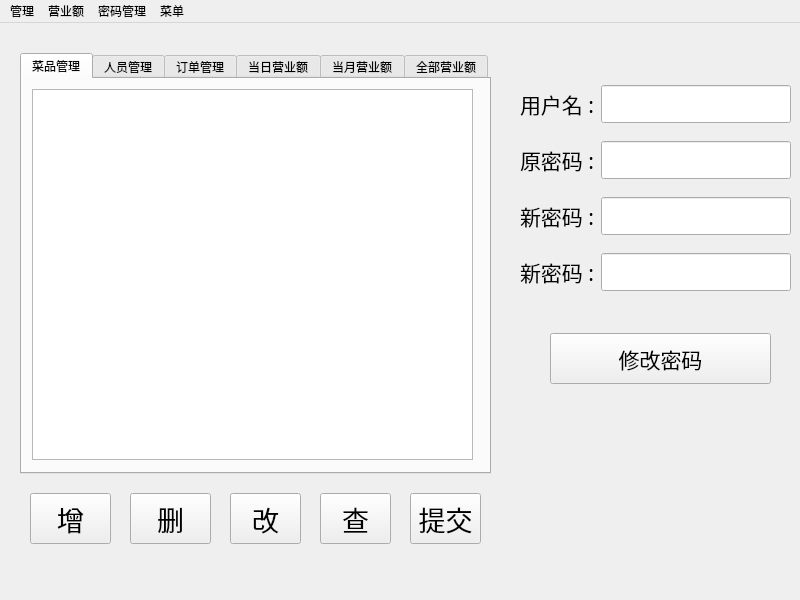
<?xml version="1.0" encoding="UTF-8"?>
<ui version="4.0">
 <class>adminWindow</class>
 <widget class="QMainWindow" name="adminWindow">
  <property name="geometry">
   <rect>
    <x>0</x>
    <y>0</y>
    <width>800</width>
    <height>600</height>
   </rect>
  </property>
  <property name="windowTitle">
   <string>管理员</string>
  </property>
  <widget class="QWidget" name="centralwidget">
   <widget class="QTabWidget" name="tabWidget">
    <property name="geometry">
     <rect>
      <x>20</x>
      <y>30</y>
      <width>471</width>
      <height>421</height>
     </rect>
    </property>
    <property name="currentIndex">
     <number>0</number>
    </property>
    <widget class="QWidget" name="adDishesTab">
     <attribute name="title">
      <string>菜品管理</string>
     </attribute>
     <widget class="QTableView" name="adDishesTabView">
      <property name="geometry">
       <rect>
        <x>10</x>
        <y>10</y>
        <width>441</width>
        <height>371</height>
       </rect>
      </property>
     </widget>
    </widget>
    <widget class="QWidget" name="adPeopleTab">
     <attribute name="title">
      <string>人员管理</string>
     </attribute>
     <widget class="QTableView" name="adPeopleTabView">
      <property name="geometry">
       <rect>
        <x>10</x>
        <y>10</y>
        <width>441</width>
        <height>371</height>
       </rect>
      </property>
     </widget>
    </widget>
    <widget class="QWidget" name="adOrderTab">
     <attribute name="title">
      <string>订单管理</string>
     </attribute>
     <widget class="QTableView" name="adOrderTabView">
      <property name="geometry">
       <rect>
        <x>10</x>
        <y>10</y>
        <width>441</width>
        <height>371</height>
       </rect>
      </property>
     </widget>
    </widget>
    <widget class="QWidget" name="adDayTab">
     <attribute name="title">
      <string>当日营业额</string>
     </attribute>
     <widget class="QTableView" name="adDayTabView">
      <property name="geometry">
       <rect>
        <x>10</x>
        <y>10</y>
        <width>441</width>
        <height>311</height>
       </rect>
      </property>
     </widget>
     <widget class="QLabel" name="adDaySumLab">
      <property name="geometry">
       <rect>
        <x>10</x>
        <y>340</y>
        <width>441</width>
        <height>51</height>
       </rect>
      </property>
      <property name="font">
       <font>
        <family>宋体</family>
        <pointsize>25</pointsize>
       </font>
      </property>
      <property name="layoutDirection">
       <enum>Qt::LeftToRight</enum>
      </property>
      <property name="text">
       <string>总计 : </string>
      </property>
      <property name="alignment">
       <set>Qt::AlignRight|Qt::AlignTrailing|Qt::AlignVCenter</set>
      </property>
     </widget>
    </widget>
    <widget class="QWidget" name="adMonthTab">
     <attribute name="title">
      <string>当月营业额</string>
     </attribute>
     <widget class="QTableView" name="adMonthTabView">
      <property name="geometry">
       <rect>
        <x>10</x>
        <y>10</y>
        <width>441</width>
        <height>311</height>
       </rect>
      </property>
     </widget>
     <widget class="QLabel" name="adMonthSumLab">
      <property name="geometry">
       <rect>
        <x>10</x>
        <y>340</y>
        <width>441</width>
        <height>51</height>
       </rect>
      </property>
      <property name="font">
       <font>
        <family>宋体</family>
        <pointsize>25</pointsize>
       </font>
      </property>
      <property name="layoutDirection">
       <enum>Qt::LeftToRight</enum>
      </property>
      <property name="text">
       <string>总计 : </string>
      </property>
      <property name="alignment">
       <set>Qt::AlignRight|Qt::AlignTrailing|Qt::AlignVCenter</set>
      </property>
     </widget>
    </widget>
    <widget class="QWidget" name="adDateTab">
     <attribute name="title">
      <string>全部营业额</string>
     </attribute>
     <widget class="QTableView" name="adDateTabView">
      <property name="geometry">
       <rect>
        <x>10</x>
        <y>10</y>
        <width>441</width>
        <height>311</height>
       </rect>
      </property>
     </widget>
     <widget class="QLabel" name="adDateSumLab">
      <property name="geometry">
       <rect>
        <x>10</x>
        <y>340</y>
        <width>441</width>
        <height>51</height>
       </rect>
      </property>
      <property name="font">
       <font>
        <family>宋体</family>
        <pointsize>25</pointsize>
       </font>
      </property>
      <property name="layoutDirection">
       <enum>Qt::LeftToRight</enum>
      </property>
      <property name="text">
       <string>总计 : </string>
      </property>
      <property name="alignment">
       <set>Qt::AlignRight|Qt::AlignTrailing|Qt::AlignVCenter</set>
      </property>
     </widget>
    </widget>
   </widget>
   <widget class="QPushButton" name="adAddButton">
    <property name="geometry">
     <rect>
      <x>30</x>
      <y>470</y>
      <width>81</width>
      <height>51</height>
     </rect>
    </property>
    <property name="font">
     <font>
      <family>宋体</family>
      <pointsize>20</pointsize>
     </font>
    </property>
    <property name="text">
     <string>增</string>
    </property>
   </widget>
   <widget class="QPushButton" name="adDelButton">
    <property name="geometry">
     <rect>
      <x>130</x>
      <y>470</y>
      <width>81</width>
      <height>51</height>
     </rect>
    </property>
    <property name="font">
     <font>
      <family>宋体</family>
      <pointsize>20</pointsize>
     </font>
    </property>
    <property name="text">
     <string>删</string>
    </property>
   </widget>
   <widget class="QPushButton" name="adChButton">
    <property name="geometry">
     <rect>
      <x>230</x>
      <y>470</y>
      <width>71</width>
      <height>51</height>
     </rect>
    </property>
    <property name="font">
     <font>
      <family>宋体</family>
      <pointsize>20</pointsize>
     </font>
    </property>
    <property name="text">
     <string>改</string>
    </property>
   </widget>
   <widget class="QPushButton" name="adSelButton">
    <property name="geometry">
     <rect>
      <x>320</x>
      <y>470</y>
      <width>71</width>
      <height>51</height>
     </rect>
    </property>
    <property name="font">
     <font>
      <family>宋体</family>
      <pointsize>20</pointsize>
     </font>
    </property>
    <property name="text">
     <string>查</string>
    </property>
   </widget>
   <widget class="QPushButton" name="adPwdButton">
    <property name="geometry">
     <rect>
      <x>550</x>
      <y>310</y>
      <width>221</width>
      <height>51</height>
     </rect>
    </property>
    <property name="font">
     <font>
      <family>宋体</family>
      <pointsize>16</pointsize>
     </font>
    </property>
    <property name="text">
     <string>修改密码</string>
    </property>
   </widget>
   <widget class="QPushButton" name="adSubButton">
    <property name="geometry">
     <rect>
      <x>410</x>
      <y>470</y>
      <width>71</width>
      <height>51</height>
     </rect>
    </property>
    <property name="font">
     <font>
      <family>宋体</family>
      <pointsize>20</pointsize>
     </font>
    </property>
    <property name="text">
     <string>提交</string>
    </property>
   </widget>
   <widget class="QWidget" name="layoutWidget">
    <property name="geometry">
     <rect>
      <x>520</x>
      <y>50</y>
      <width>271</width>
      <height>231</height>
     </rect>
    </property>
    <layout class="QVBoxLayout" name="verticalLayout">
     <item>
      <layout class="QHBoxLayout" name="horizontalLayout_4">
       <item>
        <widget class="QLabel" name="adNameLab">
         <property name="font">
          <font>
           <family>宋体</family>
           <pointsize>16</pointsize>
          </font>
         </property>
         <property name="text">
          <string>用户名 :</string>
         </property>
        </widget>
       </item>
       <item>
        <widget class="QLineEdit" name="adNameEdit">
         <property name="font">
          <font>
           <family>宋体</family>
           <pointsize>16</pointsize>
          </font>
         </property>
         <property name="echoMode">
          <enum>QLineEdit::Normal</enum>
         </property>
        </widget>
       </item>
      </layout>
     </item>
     <item>
      <layout class="QHBoxLayout" name="horizontalLayout">
       <item>
        <widget class="QLabel" name="adPwd1Lab">
         <property name="font">
          <font>
           <family>宋体</family>
           <pointsize>16</pointsize>
          </font>
         </property>
         <property name="text">
          <string>原密码 :</string>
         </property>
        </widget>
       </item>
       <item>
        <widget class="QLineEdit" name="adPwd1Edit">
         <property name="font">
          <font>
           <family>宋体</family>
           <pointsize>16</pointsize>
          </font>
         </property>
         <property name="echoMode">
          <enum>QLineEdit::Password</enum>
         </property>
        </widget>
       </item>
      </layout>
     </item>
     <item>
      <layout class="QHBoxLayout" name="horizontalLayout_2">
       <item>
        <widget class="QLabel" name="adPwd2Lab">
         <property name="font">
          <font>
           <family>宋体</family>
           <pointsize>16</pointsize>
          </font>
         </property>
         <property name="text">
          <string>新密码 :</string>
         </property>
        </widget>
       </item>
       <item>
        <widget class="QLineEdit" name="adPwd2Edit">
         <property name="font">
          <font>
           <family>宋体</family>
           <pointsize>16</pointsize>
          </font>
         </property>
         <property name="echoMode">
          <enum>QLineEdit::Password</enum>
         </property>
        </widget>
       </item>
      </layout>
     </item>
     <item>
      <layout class="QHBoxLayout" name="horizontalLayout_3">
       <item>
        <widget class="QLabel" name="adPwd3Lab">
         <property name="font">
          <font>
           <family>宋体</family>
           <pointsize>16</pointsize>
          </font>
         </property>
         <property name="text">
          <string>新密码 :</string>
         </property>
        </widget>
       </item>
       <item>
        <widget class="QLineEdit" name="adPwd3Edit">
         <property name="font">
          <font>
           <family>宋体</family>
           <pointsize>16</pointsize>
          </font>
         </property>
         <property name="echoMode">
          <enum>QLineEdit::Password</enum>
         </property>
        </widget>
       </item>
      </layout>
     </item>
    </layout>
   </widget>
  </widget>
  <widget class="QMenuBar" name="menubar">
   <property name="geometry">
    <rect>
     <x>0</x>
     <y>0</y>
     <width>800</width>
     <height>23</height>
    </rect>
   </property>
   <widget class="QMenu" name="adminMenu">
    <property name="title">
     <string>管理</string>
    </property>
    <addaction name="adDishesAction"/>
    <addaction name="adPeopleAction"/>
    <addaction name="adOrderAction"/>
   </widget>
   <widget class="QMenu" name="moneyMenu">
    <property name="title">
     <string>营业额</string>
    </property>
    <addaction name="adDayAction"/>
    <addaction name="adMonthAction"/>
    <addaction name="adDateAction"/>
   </widget>
   <widget class="QMenu" name="pwdMenu">
    <property name="title">
     <string>密码管理</string>
    </property>
    <addaction name="adPwdAction"/>
   </widget>
   <widget class="QMenu" name="menu">
    <property name="title">
     <string>菜单</string>
    </property>
    <addaction name="adCancelAction"/>
   </widget>
   <addaction name="adminMenu"/>
   <addaction name="moneyMenu"/>
   <addaction name="pwdMenu"/>
   <addaction name="menu"/>
  </widget>
  <action name="adDishesAction">
   <property name="text">
    <string>菜品管理</string>
   </property>
  </action>
  <action name="adPeopleAction">
   <property name="text">
    <string>人员管理</string>
   </property>
  </action>
  <action name="adOrderAction">
   <property name="text">
    <string>订单管理</string>
   </property>
  </action>
  <action name="adDayAction">
   <property name="text">
    <string>当日营业额</string>
   </property>
  </action>
  <action name="adMonthAction">
   <property name="text">
    <string>当月营业额</string>
   </property>
  </action>
  <action name="adDateAction">
   <property name="text">
    <string>全部营业额</string>
   </property>
   <property name="toolTip">
    <string>按日期统计</string>
   </property>
  </action>
  <action name="adPwdAction">
   <property name="text">
    <string>修改密码</string>
   </property>
  </action>
  <action name="adCancelAction">
   <property name="text">
    <string>退出</string>
   </property>
  </action>
 </widget>
 <resources/>
 <connections/>
</ui>
